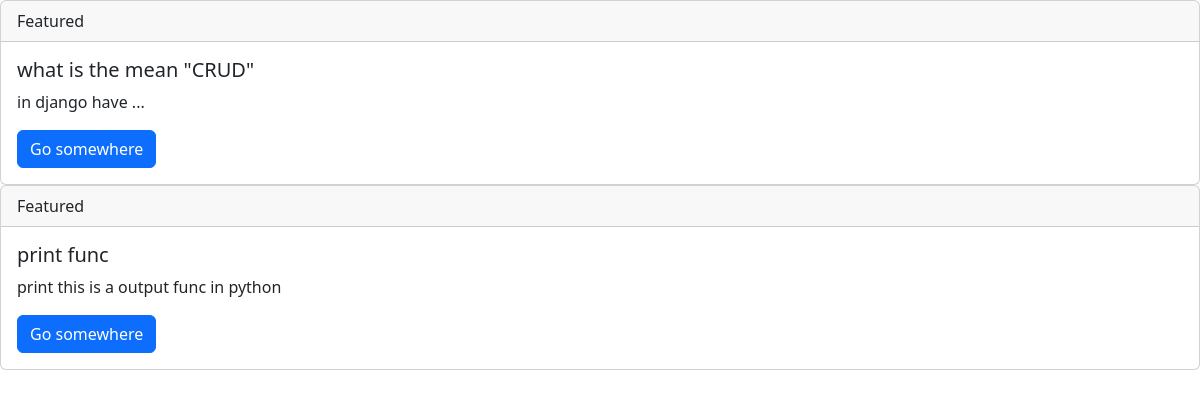
The app's page /, older data.
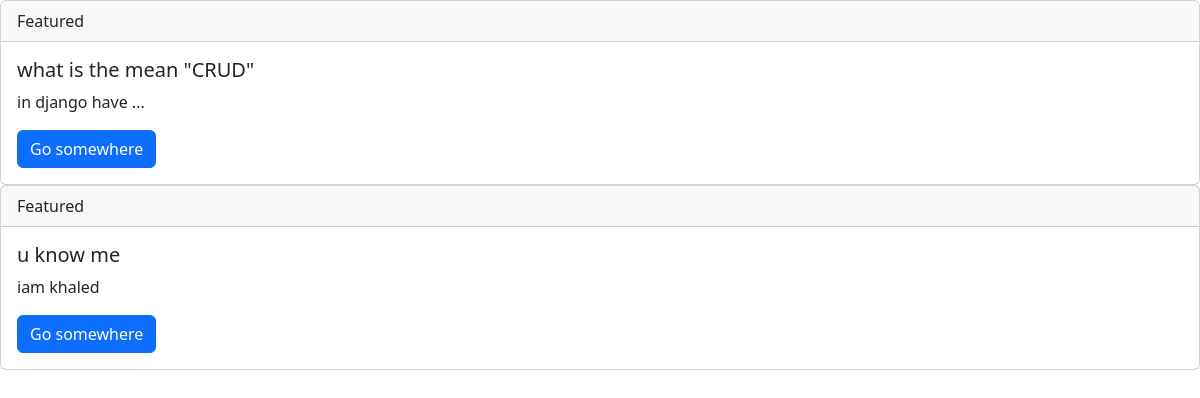
The same page, newer data.
### forum/models.py (models this page shows, shortened)
class Question(models.Model):
    Author=models.ForeignKey(User,on_delete=models.SET_NULL,null=True,blank=True)
    created_at = models.DateField(default=timezone.now)
    tags = TaggableManager()
    question = models.CharField(max_length=20000)
    Content = models.CharField(max_length=20000)

### forum/views.py (the view)
# urls.py: path('',Question_list.as_view()),
class Question_list(ListView):
    model = Question
    template_name = 'index.html'
    context_object_name = 'ques'

### forum/templates/index.html (shortened to what this page needs)
{% load bootstrap5 %}
<!doctype html>
<html lang="en">
  <head>
    <link href="https://cdn.jsdelivr.net/npm/bootstrap@5.3.1/dist/css/bootstrap.min.css" rel="stylesheet">
  </head>
  <body>
        {% for ques in ques %}
                <div class="card">
                    <div class="card-header">
                        Featured
                    </div>
                    <div class="card-body">
                        <h5 class="card-title">{{ques.question}}</h5>
                        <p class="card-text">{{ques.Content}}</p>
                        <a href="/{{ques.id}}" class="btn btn-primary">Go somewhere</a>
                    </div>
                </div>
        {% endfor %}
  </body>
</html>

Row changes from the older to the newer data that the page shows:
removed Question: question "print func", Content "print this is a output func in python"
added Question: question "u know me", Content "iam khaled"
